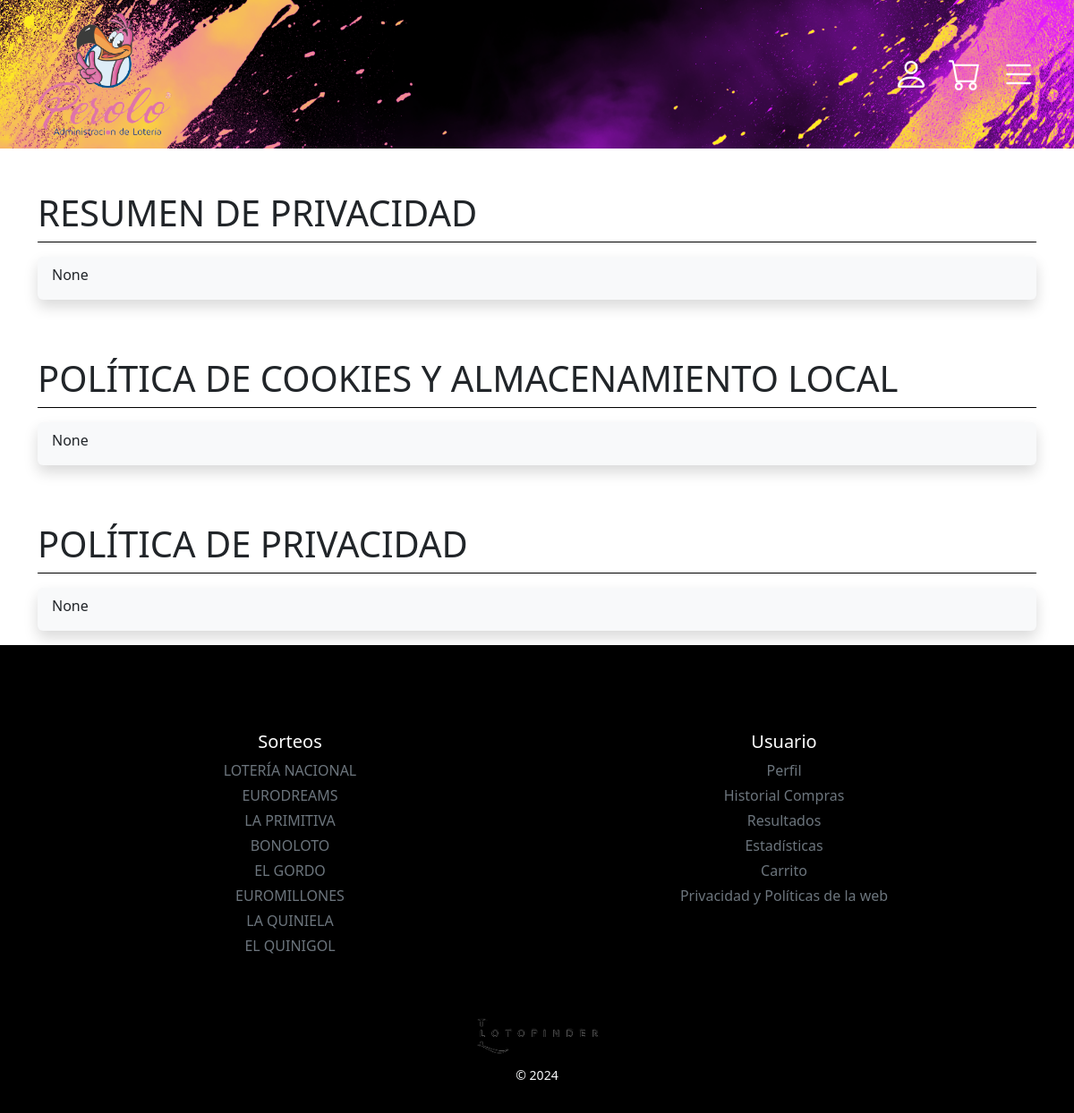
The app's page /loteriasperolo/privacy-policy/ (signed in) with its own data.
### apps/Global/models.py (models this page shows, shortened)
class LotteryAdministration(models.Model):
    nombreAdministración = models.OneToOneField(UsuarioAdminstracion, on_delete=models.CASCADE, primary_key=True)
    logo = models.ImageField(upload_to=user_directory_path,default='LotoFinder/static/imgs/logo.png', blank=True)
    imagen_cabecera = models.ImageField(upload_to=user_directory_path, null=True, blank=True)
    color_primario = models.CharField(max_length=7, default='#ffffff', null=False)
    color_footer = models.CharField(max_length=7, default='#000000', null=False)
    color_secundario = models.CharField(max_length=7, default='#000000', null=False)
    color_body = models.CharField(max_length=7, default='#fffff', null=False)
    direccion = models.CharField(max_length=200, null=True, blank=True)
    horario_apertura = models.TimeField(null=True, blank=True)
    horario_cierre = models.TimeField(null=True, blank=True)
    descripcion = models.TextField(null=True, blank=True)
    redes_sociales = models.JSONField(null=True, blank=True)  # Puedes ajustar según la estructura necesaria
    sitio_web = models.URLField(null=True, blank=True)
    otros_servicios = models.TextField(null=True, blank=True)
    activo = models.BooleanField(default=True)
    imagen_fondo = models.ImageField(upload_to='backgrounds/', null=True, blank=True)
    slogan = models.CharField(max_length=200, null=True, blank=True)
    promociones = models.TextField(null=True, blank=True)
    productos_destacados = models.TextField(null=True, blank=True)
    testimonios = models.TextField(null=True, blank=True)
    politicas_devolucion = models.TextField(null=True, blank=True)
    puntos_de_venta = models.TextField(null=True, blank=True)
    eventos_especiales = models.TextField(null=True, blank=True)
    partners = models.TextField(null=True, blank=True)
    ultima_actualizacion = models.DateTimeField(auto_now=True)
    rating = models.FloatField(null=True, blank=True)
    comentarios = models.TextField(null=True, blank=True)
    idioma_preferido = models.CharField(max_length=50, null=True, blank=True)
    moneda_preferida = models.CharField(max_length=50, null=True, blank=True)
    politicas_privacidad_resumen_title = models.TextField(null=True, blank=True)
    politicas_privacidad_title = models.TextField(null=True, blank=True)
    politicas_cookies_title = models.TextField(null=True, blank=True)
    politicas_privacidad_resumen = RichTextField(null=True, blank=True)
    politicas_privacidad = RichTextField(null=True, blank=True)
    politicas_cookies = RichTextField(null=True, blank=True)

### apps/Cliente/views.py (the view)
# urls.py: path('privacy-policy/', politica.as_view(), name = "privacyPolicy"),
class politica(TemplateView):
    template_name = 'Cliente/pp.html'
    def dispatch(self, request, *args, **kwargs):
        self.nombre_administracion = kwargs.get('nombre_administracion')
        administracion_existente = UsuarioAdminstracion.objects.filter(nombre_administracion=self.nombre_administracion).exists()
        administracion = get_object_or_404(LotteryAdministration, nombreAdministración__nombre_administracion=self.nombre_administracion)
        self.administracion = administracion
        if not administracion_existente:
            return HttpResponseNotFound('Administración no encontrada')
        if not request.user.is_authenticated:
            return redirect('Cliente:loginCliente', nombre_administracion= self.nombre_administracion)
        return super().dispatch(request, *args, **kwargs)
    def get_context_data(self, **kwargs):
        context = super().get_context_data(**kwargs)
        print(self.administracion.politicas_privacidad_resumen)
        context['administracion'] = self.administracion
        return context

### templates/Cliente/pp.html (shortened to what this page needs)
{% extends 'Cliente/headers/headerCliente.html' %}
{% load static %}
{% block styles %}
    <link rel="stylesheet" href="{% static 'Administracion/css/admProductList.css' %}">
{% endblock %}
{% block content %}
<div class="container-fluid pb-3">
    <div class="container ">
        <h1 class="text-start pt-5  text-uppercase m-0 text-wrap" >RESUMEN DE PRIVACIDAD</h1>
        <div class="border-1 border-bottom border-black mb-3 mt-2"></div>
        <div class="bg-light pt-2 rounded shadow px-3 py-3">
            {{ administracion.politicas_privacidad_resumen | safe }}
        </div>
    </div>
</div>
<div class="container-fluid pb-3">
    <div class="container ">
        <h1 class="text-start pt-5  text-uppercase m-0 text-wrap" >POLÍTICA DE COOKIES Y ALMACENAMIENTO LOCAL</h1>
        <div class="border-1 border-bottom border-black mb-3 mt-2"></div>
        <div class="bg-light pt-2 rounded shadow px-3 py-3">
            {{ administracion.politicas_cookies | safe }}
        </div>
    </div>
</div>
<div class="container-fluid pb-3">
    <div class="container ">
        <h1 class="text-start pt-5  text-uppercase m-0 text-wrap" >POLÍTICA DE PRIVACIDAD</h1>
        <div class="border-1 border-bottom border-black mb-3 mt-2"></div>
        <div class="bg-light pt-2 rounded shadow px-3 py-3">
            {{ administracion.politicas_privacidad | safe }}
        </div>
    </div>
</div>
{% endblock %}

### templates/Cliente/headers/headerCliente.html (shortened to what this page needs)
{% load static %}
<!DOCTYPE html>
<html lang="es">
<head>
    <link rel="stylesheet" href="https://cdn.jsdelivr.net/npm/bootstrap-icons@1.11.3/font/bootstrap-icons.min.css"/>
    {% block styles %}{% endblock %}
    <link rel="stylesheet" href="{% static 'Global/css/bootstrap.min.css' %}" />
    <link rel="stylesheet" href="{% static 'Cliente/css/headers/headerCliente.css' %}">
</head>
<body style="background-color: {{ administracion.color_primario }};">
  <header class="px-3 py-2 position-relative" style="background-image: url({% if administracion.imagen_cabecera %}{{ administracion.imagen_cabecera.url }}{% endif %}); background-color: {{ administracion.color_primario }};color: {{ administracion.color_secundario }};">
        <div class="container d-flex justify-content-between align-items-center">
          <div class="d-flex justify-content-center align-items-center"><a class="" href="/{{nombre_administracion}}/">
            <div class="logo d-flex flex-wrap align-items-center justify-content-center">
              <img style="height: 18vw;" src="{% if administracion.logo %}{{ administracion.logo.url }}{% endif %}" alt="">
            </div></a>
          </div>
          <div class=" d-flex align-items-center justify-content-end ">
            <div id="menu-icons" class="d-flex  align-items-center flex-shrink-0" style="color: {{ administracion.color_secundario }};">
              <button type="button"  class="bg-transparent border-0" data-bs-toggle="modal" data-bs-target="#perfil">
                <i class="icon-nav-menu-b bi bi-person fs-1" style="color: {{ administracion.color_secundario }};"></i>
              </button>
              {% if user.is_authenticated %}
              <a href="{% url 'Cliente:ClienteCarritoDetail' nombre_administracion=nombre_administracion %}">
                <button  type="button"  class="bg-transparent border-0" data-bs-toggle="modal" data-bs-target="#cart">
                  <svg xmlns="http://www.w3.org/2000/svg" width="2em" height="0.9em" fill="currentColor" class="bi bi-cart fs-1" style="color: {{ administracion.color_secundario }};" viewBox="0 0 16 16">
                    <path d="M0 1.5A.5.5 0 0 1 .5 1H2a.5.5 0 0 1 .485.379L2.89 3H14.5a.5.5 0 0 1 .491.592l-1.5 8A.5.5 0 0 1 13 12H4a.5.5 0 0 1-.491-.408L2.01 3.607 1.61 2H.5a.5.5 0 0 1-.5-.5M3.102 4l1.313 7h8.17l1.313-7zM5 12a2 2 0 1 0 0 4 2 2 0 0 0 0-4m7 0a2 2 0 1 0 0 4 2 2 0 0 0 0-4m-7 1a1 1 0 1 1 0 2 1 1 0 0 1 0-2m7 0a1 1 0 1 1 0 2 1 1 0 0 1 0-2"></path>
                  </svg>
                </button>
              </a>
              {%endif%}
              <button type="button" id="menu-icon" class="bg-transparent border-0" data-bs-toggle="modal" data-bs-target="#cart">
                <i class="bi bi-list fs-1" data-bs-toggle="collapse" data-bs-target="#collapseExample" style="color: {{ administracion.color_secundario }};" aria-expanded="true" aria-controls="collapseExample"></i>
              </button>
            </div>
          </div>
        </div>
    </header>
    <div class="body" style="background-color: {{ administracion.color_body }};">
        {% block content %}{% endblock %}
    </div>
    <footer class=" py-3 pt-4  pt-md-5" style="background-color: {{ administracion.color_footer }};">
        <div class="row m-md-5 d-flex justify-content-center" style="flex-wrap: wrap;">
          <div class="col-6 col-md text-center">
            <h5>Sorteos</h5>
            <ul class="list-unstyled text-small">
              <li class="mb-1"><a class="link-secondary text-decoration-none" href="{% url 'Cliente:loteriaNacional' nombre_administracion=nombre_administracion %}">LOTERÍA NACIONAL</a></li>
              <li class="mb-1"><a class="link-secondary text-decoration-none" href="{% url 'Cliente:eurodreams' nombre_administracion=nombre_administracion %}">EURODREAMS</a></li>
              <li class="mb-1"><a class="link-secondary text-decoration-none" href="{% url 'Cliente:primitiva' nombre_administracion=nombre_administracion %}">LA PRIMITIVA</a></li>
              <li class="mb-1"><a class="link-secondary text-decoration-none" href="{% url 'Cliente:bonoloto' nombre_administracion=nombre_administracion %}">BONOLOTO</a></li>
              <li class="mb-1"><a class="link-secondary text-decoration-none" href="{% url 'Cliente:elgordo' nombre_administracion=nombre_administracion %}">EL GORDO</a></li>
              <li class="mb-1"><a class="link-secondary text-decoration-none" href="{% url 'Cliente:euromillones' nombre_administracion=nombre_administracion %}">EUROMILLONES</a></li>
              <li class="mb-1"><a class="link-secondary text-decoration-none" href="{% url 'Cliente:quiniela' nombre_administracion=nombre_administracion %}">LA QUINIELA</a></li>
              <li class="mb-1"><a class="link-secondary text-decoration-none" href="{% url 'Cliente:quinigol' nombre_administracion=nombre_administracion %}">EL QUINIGOL</a></li>
            </ul>
          </div>
          <div class="col-6 col-md text-center">
            <h5>Usuario</h5>
            <ul class="list-unstyled text-small">
              <li class="mb-1"><a class="link-secondary text-decoration-none" href="{% url 'Cliente:profile' nombre_administracion=nombre_administracion %}">Perfil</a></li>
              <li class="mb-1"><a class="link-secondary text-decoration-none" href="{% url 'Cliente:ClienteOrderList' nombre_administracion=nombre_administracion %}">Historial Compras</a></li>
              <li class="mb-1"><a class="link-secondary text-decoration-none" href="{% url 'Cliente:resultados' nombre_administracion=nombre_administracion %}">Resultados</a></li>
              <li class="mb-1"><a class="link-secondary text-decoration-none" href="{% url 'Cliente:estadisticas' nombre_administracion=nombre_administracion %}">Estadísticas</a></li>
              <li class="mb-1"><a class="link-secondary text-decoration-none" href="{% url 'Cliente:ClienteCarritoDetail' nombre_administracion=nombre_administracion %}">Carrito</a></li>
              <li class="mb-1"><a class="link-secondary text-decoration-none" href="{% url 'Cliente:privacyPolicy' nombre_administracion=nombre_administracion %}">Privacidad y Políticas de la web</a></li>
            </ul>
          </div>
        </div>
        <div class=" col-md text-center">
          <img class="mb-2 " src="{% static 'Administracion/img/logo.png' %}" alt="" width="150" height="50">
          <small class="d-block mb-3 text-light">© 2024</small>
        </div>
      </footer>
</body>
</html>

### static/Cliente/css/headers/headerCliente.css (style rules this page uses)
* { margin: 0; padding: 0; box-sizing: border-box; }
.body { width: 100%; }
header { background-position: center; background-size: cover; background-repeat: no-repeat; }
footer h5 { color: white; }
.logo, .plogo { min-height: 100px; max-height: 150px; }
.logo > img,.plogo > img { max-height: 150px; }
.icon-nav-menu-b { font-size: 2em; }

### records on screen
LotteryAdministration: imagen_cabecera (picture), logo (picture), politicas_privacidad_resumen "None", politicas_cookies "None", politicas_privacidad "None"
